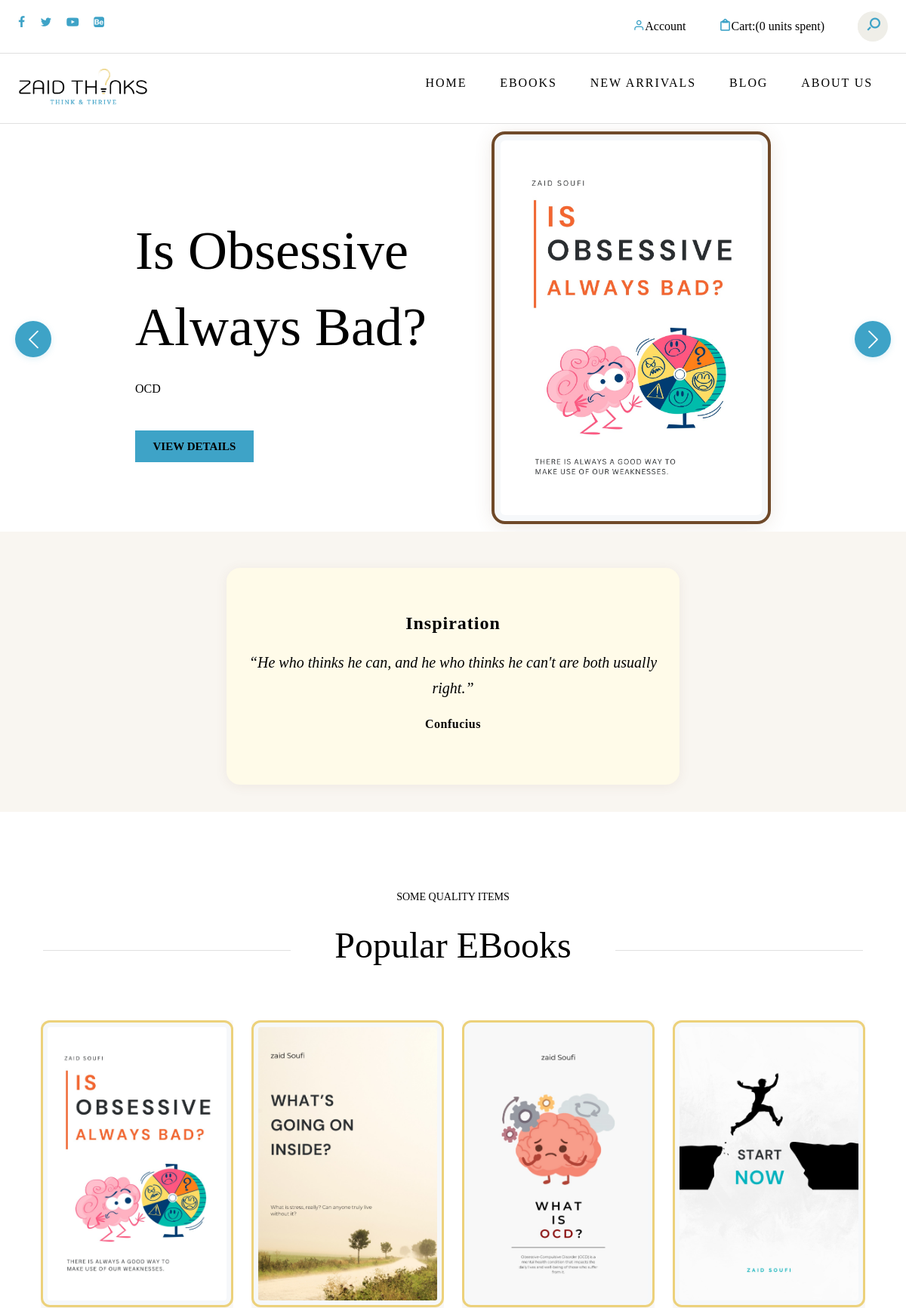
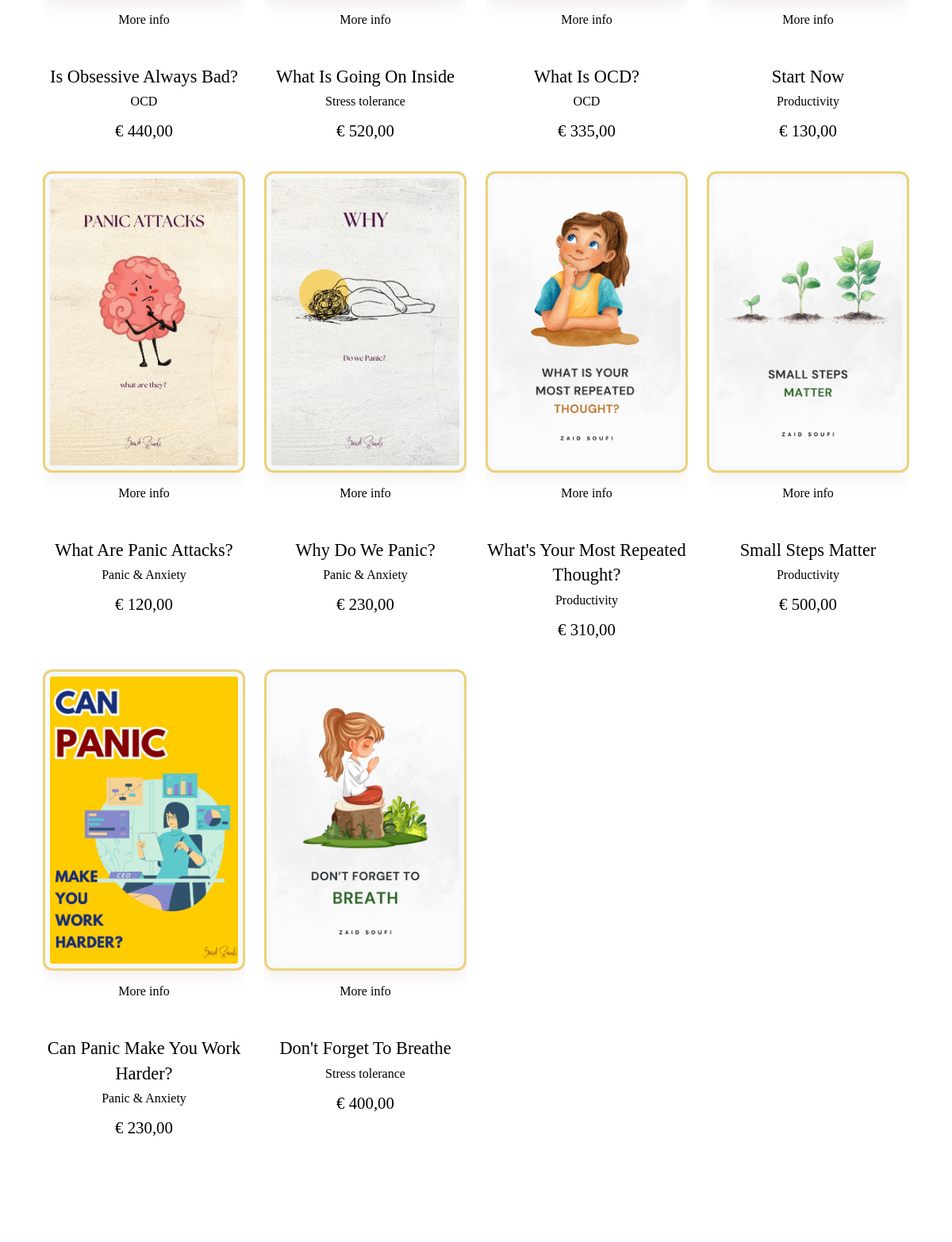
The app's page /home.php (upper part) with its own data (2 pictures, top to bottom).
### tables this page shows
CREATE TABLE `ebooks` (
  `id` int NOT NULL,
  `title` varchar(255) NOT NULL,
  `description` text,
  `price` int NOT NULL,
  `created_at` timestamp NULL DEFAULT CURRENT_TIMESTAMP,
  `category` varchar(100) NOT NULL,
  `cover_image` varchar(255) NOT NULL,
  `pdf_path` varchar(255) NOT NULL
);

### home.php (the view, shortened to what this page needs)
<!DOCTYPE html>
<html lang="en">
<head>
	<link href="https://cdn.jsdelivr.net/npm/bootstrap@5.3.1/dist/css/bootstrap.min.css" rel="stylesheet"
>
	<link rel="stylesheet" type="text/css" href="css/normalize.css">
	<link rel="stylesheet" type="text/css" href="icomoon/icomoon.css">
	<link rel="stylesheet" type="text/css" href="css/vendor.css">
	<link rel="stylesheet" type="text/css" href="css/style.css">
</head>
<body class="home-page" style="background-color:#fff !important; font-family: 'Times New Roman', Times, serif !important;" data-bs-spy="scroll" data-bs-target="#header" tabindex="0">
	<div id="header-wrap" style="background:#fff !important;">
		<div class="top-content">
			<div class="container-fluid">
				<div class="row">
					<div class="col-md-6">
						<div class="social-links">
							<ul style="background-color:#fff !important;">
								<li>
									<a href="#"><i class="icon icon-facebook"></i></a>
								</li>
								<li>
									<a href="#"><i class="icon icon-twitter"></i></a>
								</li>
								<li>
									<a href="#"><i class="icon icon-youtube-play"></i></a>
								</li>
								<li>
									<a href="#"><i class="icon icon-behance-square"></i></a>
								</li>
							</ul>
						</div>
					</div>
					<div class="col-md-6">
						<div class="right-element">
							 <?php if(isset($_SESSION['username'])): ?>
                                <div class="dropdown d-inline-block">
                                    <a href="#" class="user-account for-buy dropdown-toggle" id="userDropdown" data-bs-toggle="dropdown" aria-expanded="false">
                                        <i class="icon icon-user"></i>
                                        <span><?php echo htmlspecialchars($_SESSION['username']); ?></span>
                                    </a>
                                    <ul class="dropdown-menu dropdown-menu-end" aria-labelledby="userDropdown">
										<li><a class="dropdown-item" href="profile.php">Profile</a></li>
										<li><a class="dropdown-item" href="change_password.php">Reset Password</a></li>
                                        <li><a class="dropdown-item" href="logout.php">Log Out</a></li>
                                    </ul>
                                </div>
                            <?php else: ?>
                                <a href="register.php" class="user-account for-buy"><i class="icon icon-user"></i><span>Account</span></a>
                            <?php endif; ?>
							<?php
							$total_spent = 0;
							?>
							<a href="#" class="cart for-buy"><i class="icon icon-clipboard"></i><span>Cart:(<?php echo $total_spent; ?> units spent)</span></a>
							<div class="action-menu">
								<div class="search-bar">
									<a href="#" class="search-button search-toggle" data-selector="#header-wrap">
										<i class="icon icon-search"></i>
									</a>
									<form role="search" method="get" class="search-box">
										<input class="search-field text search-input" placeholder="Search"
											type="search">
									</form>
								</div>
							</div>
						</div>
					</div>
				</div>
			</div>
		</div>
		<header id="header" style="background:#fff !important; box-shadow:none !important;">
			<div class="container-fluid">
				<div class="row">
					<div class="col-md-2">
						<div class="main-logo">
							<a href="index.html"><img src="images/LOGO_ZaidSoufi.png" alt="logo"></a>
						</div>
					</div>
					<div class="col-md-10">
						<nav id="navbar">
							<div class="main-menu stellarnav">
								<ul class="menu-list" style="background-color:#fff !important;">
									<li class="menu-item active"><a href="home.php">Home</a></li>
									<li class="menu-item"><a href="ebooks.php" class="nav-link">eBooks</a></li>
									<li class="menu-item"><a href="#featured-books" class="nav-link">New Arrivals</a></li>
									<li class="menu-item"><a href="#popular-books" class="nav-link">Blog</a></li>
									<li class="menu-item"><a href="#special-offer" class="nav-link">About Us</a></li>
								</ul>
							</div>
						</nav>
					</div>
				</div>
			</div>
		</header>
	</div>
	<section id="billboard">
		<div class="container" style="display:flex;flex-direction:column;justify-content:center;min-height:250px;">
			<div class="row">
				<div class="col-md-12">
					<?php
					$db = Db::getConnection();
					$stmt = $db->query('SELECT * FROM ebooks ORDER BY id DESC LIMIT 10');
					$slider_ebooks = $stmt->fetchAll(PDO::FETCH_ASSOC);
					?>
					<div id="ebookCarousel" class="carousel slide" data-bs-ride="carousel">
						<div class="carousel-inner">
							<?php foreach ($slider_ebooks as $i => $ebook): ?>
								<div class="carousel-item<?php if ($i === 0) echo ' active'; ?>">
									<div class="d-flex flex-row align-items-center justify-content-center" style="min-height:540px;">
										<div class="banner-content text-start me-5" style="min-width:320px;max-width:400px;">
											<h2 class="banner-title mb-3"><?= htmlspecialchars($ebook['title']) ?></h2>
											<p class="mb-4"><?= htmlspecialchars(mb_strimwidth($ebook['category'], 0, 60, '...')) ?></p>
											<a href="ebook_detail.php?id=<?= intval($ebook['id']) ?>" class="btn btn-primary">View Details</a>
										</div>
										<img src="<?= htmlspecialchars($ebook['cover_image']) ?>" alt="<?= htmlspecialchars($ebook['title']) ?>" class="banner-image ms-4" style="width:370px;height:520px;object-fit:cover;border-radius:18px;box-shadow:0 4px 24px rgba(116, 81, 46, 0.12);background:#f6f8fa;border:4px solid #6f4929ff;padding:8px;">
									</div>
								</div>
							<?php endforeach; ?>
						</div>
						<button class="carousel-control-prev" type="button" data-bs-target="#ebookCarousel" data-bs-slide="prev">
							<span class="carousel-control-prev-icon" aria-hidden="true"></span>
						</button>
						<button class="carousel-control-next" type="button" data-bs-target="#ebookCarousel" data-bs-slide="next">
							<span class="carousel-control-next-icon" aria-hidden="true"></span>
						</button>
					</div>
				</div>
			</div>
		</div>
	</section>
	<section class="custom-quote-section">
		<div class="custom-quote-inner">
			<h2 class="custom-quote-title">Inspiration</h2>
			<blockquote class="custom-quote-block">
				<q>He who thinks he can, and he who thinks he can't are both usually right.</q>
				<div class="custom-quote-author">Confucius</div>
			</blockquote>
		</div>
	</section>
	<section id="popular-books" class="bookshelf py-5 my-5">
		<div class="container">
			<div class="row">
				<div class="col-md-12">
					<div class="section-header align-center">
						<div class="title">
							<span>Some quality items</span>
						</div>
						<h2 class="section-title">Popular eBooks</h2>
					</div>
					<div class="tab-content">
						<div id="all-genre" data-tab-content class="active">
							<div class="row" id="ebooks-list">
							<?php
							$stmt = $db->query('SELECT * FROM ebooks ORDER BY id DESC LIMIT 10');
							$ebooks = $stmt->fetchAll(PDO::FETCH_ASSOC);
							foreach ($ebooks as $ebook): ?>
								<div class="col-md-3">
								   <div class="product-item">
									   <figure class="product-style">
										   <img src="<?= htmlspecialchars($ebook['cover_image']) ?>" alt="<?= htmlspecialchars($ebook['title']) ?>" class="product-item" style="width:270px;height:380px;object-fit:cover;">
										   <a href="ebooks/<?= htmlspecialchars($ebook['pdf_path']) ?>" target="_blank" class="add-to-cart" style="display:block;text-align:center;margin-top:10px;">More info</a>
									   </figure>
									   <figcaption>
										   <h3><?= htmlspecialchars($ebook['title']) ?></h3>
										   <span><?= htmlspecialchars($ebook['category']) ?></span>
										   <div class="item-price">€ <?= number_format($ebook['price'], 2, ',', '.') ?></div>
									   </figcaption>
								   </div>
								</div>
							<?php endforeach; ?>
							</div>
						</div>
						</div>
							</div>
						</div>
					</div>
	</section>
</body>
</html>

### icomoon/icomoon.css (style rules this page uses)
[class^="icon-"], [class*=" icon-"] { font-family: 'icomoon' !important; speak: never; font-style: normal; font-weight: normal; font-variant: normal; text-transform: none; line-height: 1; -webkit-font-smoothing: antialiased; -moz-osx-font-smoothing: grayscale; }
.icon-user:before { content: "\e907"; }
.icon-search:before { content: "\e905"; }
.icon-clipboard:before { content: "\e908"; }
.icon-twitter:before { content: "\f099"; }
.icon-facebook:before { content: "\f09a"; }
.icon-youtube-play:before { content: "\f16a"; }
.icon-behance-square:before { content: "\f1b5"; }

### home.php (style rules this page uses)
#ebookCarousel .carousel-item .d-flex { flex-direction: row; }
#ebookCarousel .carousel-control-prev, #ebookCarousel .carousel-control-next { width: 60px; height: 60px; top: 50%; transform: translateY(-50%); opacity: 1 !important; z-index: 10; }
#ebookCarousel .carousel-control-prev-icon, #ebookCarousel .carousel-control-next-icon { background-color: #3ea3c7; border-radius: 50%; width: 48px; height: 48px; background-size: 60% 60%; background-position: center; background-repeat: no-repeat; box-shadow: 0 2px 8px rgba(62,163,199,0.18); }
#ebookCarousel .carousel-control-prev { left: -40px; }
#ebookCarousel .carousel-control-next { right: -40px; }
body.home-page, body.home-page * { color: #000 !important; }
body.home-page a, body.home-page a * { color: #000 !important; }
body.home-page i, body.home-page .icon { color: #3ea3c7 !important; }
.custom-quote-section { background: #f9f6f1; padding: 48px 0 36px 0; display: flex; justify-content: center; align-items: center; }
.custom-quote-inner { max-width: 600px; margin: 0 auto; text-align: center; background: #fffbe9; border-radius: 18px; box-shadow: 0 2px 16px rgba(116,81,46,0.08); padding: 32px 24px 24px 24px; }
.custom-quote-title { font-size: 1.5rem; color: #3ea3c7; margin-bottom: 18px; font-weight: 700; letter-spacing: 1px; }
.custom-quote-block q { color: #000; font-size: 1.25rem; font-style: italic; line-height: 1.6; }
.custom-quote-author { color: #6f4929; font-weight: 600; margin-top: 14px; font-size: 1rem; letter-spacing: 0.5px; }
#popular-books .product-item img { width: 270px; height: 380px; object-fit: cover; background: #f6f8fa; border-radius: 12px; border: 3px solid #ecd17b; box-shadow: 0 4px 24px rgba(116, 81, 46, 0.12); padding: 6px; display: block; margin: 0 auto; max-width: 100%; height: auto; }

### records on screen
ebooks: title "Is Obsessive Always Bad?", category "OCD", cover_image (picture), price "440,00"
ebooks: cover_image (picture), title "What Is Going On Inside", category "Stress tolerance", price "520,00"
ebooks: cover_image (picture), title "What Is OCD?", category "OCD", price "335,00"
ebooks: cover_image (picture), title "Start Now", category "Productivity", price "130,00"
ebooks: cover_image (picture), title "What Are Panic Attacks?", category "Panic & Anxiety", price "120,00"
ebooks: cover_image (picture), title "Why Do We Panic?", category "Panic & Anxiety", price "230,00"
ebooks: cover_image (picture), title "What's Your Most Repeated Thought?", category "Productivity", price "310,00"
ebooks: cover_image (picture), title "Small Steps Matter", category "Productivity", price "500,00"
ebooks: cover_image (picture), title "Can Panic Make You Work Harder?", category "Panic & Anxiety", price "230,00"
ebooks: cover_image (picture), title "Don't Forget To Breathe", category "Stress tolerance", price "400,00"

### other values on screen
$total_spent "0"
